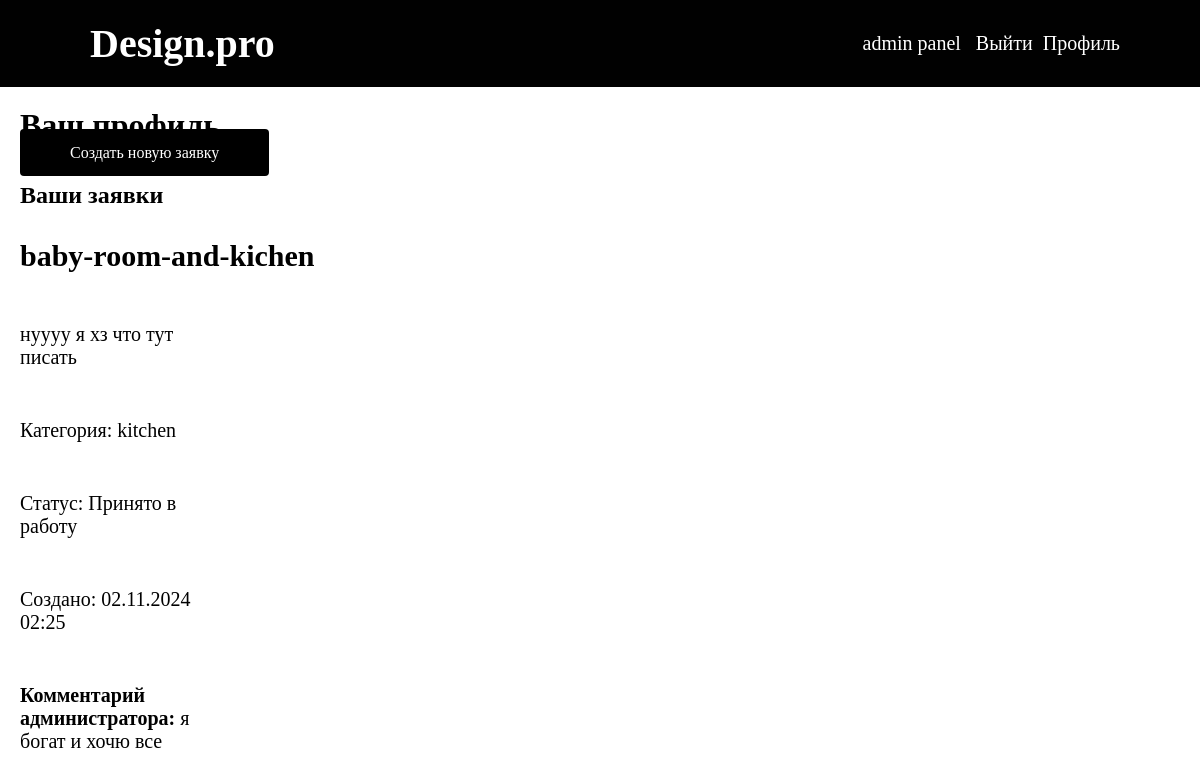
The app's page /user/profile/ (signed in) with its own data.
### user/models.py (models this page shows, shortened)
class Request(models.Model):
    STATUS_CHOICES = [
        ('new', 'Новая'),
        ('accepted_in_work', 'Принято в работу'),
        ('completed', 'Выполнено'),
    ]
    title = models.CharField(max_length=255)
    description = models.TextField()
    category = models.ForeignKey(Category, on_delete=models.CASCADE)
    photo = models.ImageField(upload_to='requests_photos/', blank=True, null=True)
    created_at = models.DateTimeField(auto_now_add=True)
    status = models.CharField(max_length=20, choices=STATUS_CHOICES, default='new')
    user = models.ForeignKey(User, on_delete=models.CASCADE)
    comment = models.TextField(blank=True, null=True)

class Category(models.Model):
    name = models.CharField(max_length=100)

### user/views.py (the view)
# urls.py: path('profile/', profile, name='profile'),
@login_required
def profile(request):
    user_requests = Request.objects.filter(user=request.user).order_by('-created_at')
    if request.method == 'POST':
        form = ProfileForm(request.POST, request.FILES, instance=request.user.profile)
        if form.is_valid():
            form.save()
            messages.success(request, 'Профиль успешно обновлён!')
            return redirect('profile')
    else:
        form = ProfileForm(instance=request.user.profile)
    return render(request, 'user/profile.html', {
        'profile_form': form,
        'user_requests': user_requests
    })

### user/templates/user/profile.html (shortened to what this page needs)
{% extends 'base.html' %}
{% load static %}
{% block content %}
<main>
    <h1>Ваш профиль</h1>
    <div style="margin-bottom: 20px;">
        <a href="{% url 'create_request' %}" class="btn">Создать новую заявку</a>
    </div>
    <div class="requests">
        <h2>Ваши заявки</h2>
        {% if user_requests %}
            <ul class="request">
                {% for request in user_requests %}
                    <li>
                        <h3>{{ request.title }}</h3>
                        <p>{{ request.description }}</p>
                        <p>Категория: {{ request.category.name }}</p>
                        <p>Статус: {{ request.get_status_display }}</p>
                        <p>Создано: {{ request.created_at|date:"d.m.Y H:i" }}</p>
                        {% if request.comment %}
                            <p><strong>Комментарий администратора:</strong> {{ request.comment }}</p>
                        {% endif %}
                    </li>
                {% endfor %}
            </ul>
        {% else %}
            <p>У вас пока нет заявок. <a href="{% url 'create_request' %}">Создайте первую заявку</a></p>
        {% endif %}
    </div>
</main>
{% endblock %}

### main/static/main/style.css (style rules this page uses)
* { margin: 0; padding: 0; }
body { background: #ffffff; font-family: Mulish; }
a { text-decoration: none; }
li { list-style: none; }
main { padding: 20px; }
main p { margin-top: 50px; font-size: 25px; }
.btn { background-color: #000000; color: white; border: none; padding: 15px 50px; border-radius: 4px; cursor: pointer; font-size: 16px; transition: background-color 0.3s; }
.request { display: flex; flex-wrap: wrap; gap: 50px; margin-top: 30px; }
.request h3 { font-size: 30px; }
.request p { font-size: 20px; margin-bottom: 10px; width: 200px; }

### records on screen
Request: title "baby-room-and-kichen", description "нуууу я хз что тут писать", category.name "kitchen", status "Принято в работу", created_at "02.11.2024 02:25", comment "я богат и хочю все"
